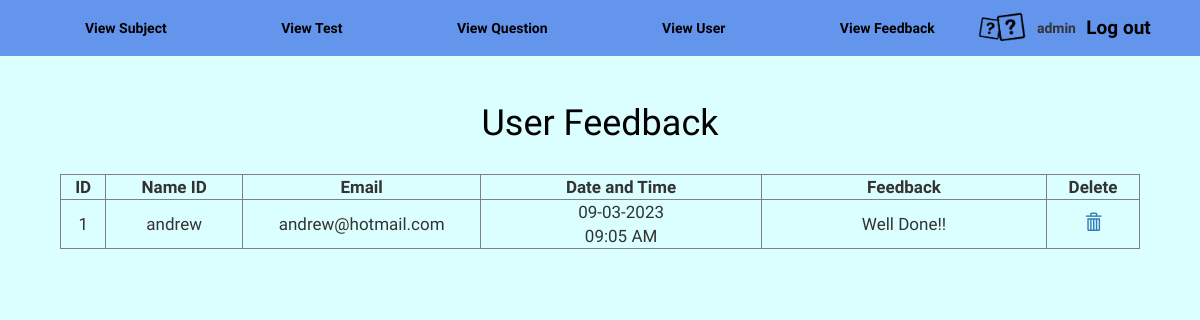
The page /adminViewUserFeedback.php (signed in) on the database its author committed.
### tables this page shows
CREATE TABLE `quizfeedback` (
  `id` int(6) UNSIGNED NOT NULL,
  `name` varchar(30) NOT NULL,
  `email` varchar(30) NOT NULL,
  `feedback` varchar(300) NOT NULL,
  `reg_date` timestamp NOT NULL DEFAULT current_timestamp()
);

### adminViewUserFeedback.php (the view, shortened to what this page needs)
<!DOCTYPE html>
<html>
<head>
<link rel="stylesheet" href="https://maxcdn.bootstrapcdn.com/bootstrap/3.3.6/css/bootstrap.min.css">
</head>
<body>
<?php include"adminMenu.php";?>
<center>
<div class="all-Table table-striped">
<table border="1px solid black" width="90%">
<?php
include"database.php";
	$i=1;
	$result=mysqli_query($con,"select * from quizfeedback");
		echo"<h1 style='color:black;'>User Feedback</h1><br>";
		echo "<tr><th>ID</th><th>Name ID</th><th>Email</th><th>Date and Time</th><th>Feedback</th><th>Delete</th></tr>";
	while($test=mysqli_fetch_assoc($result)){
	$id=$test['id'];
		echo"<tr><td width=50>" .$i."</td>";
		echo"<td width=150>" .$test['name']."</td>";
		echo"<td width=250>" .$test['email']."</td>";
		echo"<td width=320>" .date("d-m-Y ", strtotime($test['reg_date']))."<br>".date("h:i A ", strtotime($test['reg_date']))."</td>";
		echo"<td width=320>" .$test['feedback']."</td>";
		echo "<td width=100><a href='deleteFeedback.php?id=$id'><span class='glyphicon glyphicon-trash'></span></a></td></tr>";
	$i++;
	}
?>
</table>
</div>
</center>
</body>
</html>

### adminViewUserFeedback.php (style rules this page uses)
body { margin:0; background-color:#DBFFFF; }
table,td,th { border-collapse: collapse; text-align: center; font-size: 17px; }
.all-Table { position: absolute; margin: 7% 0%; width: 100%; }

### adminMenu.php (style rules this page uses)
* { font-family: 'Merienda One', cursive; }
p,span { font-family: 'Yeseva One', cursive; }

### rows shown on the page
quizfeedback: name "andrew", email "andrew@hotmail.com", reg_date "09-03-2023", reg_date "09:05 AM", feedback "Well Done!!"

### other values the page prints
$_SESSION['loginAdmin'] "admin"
